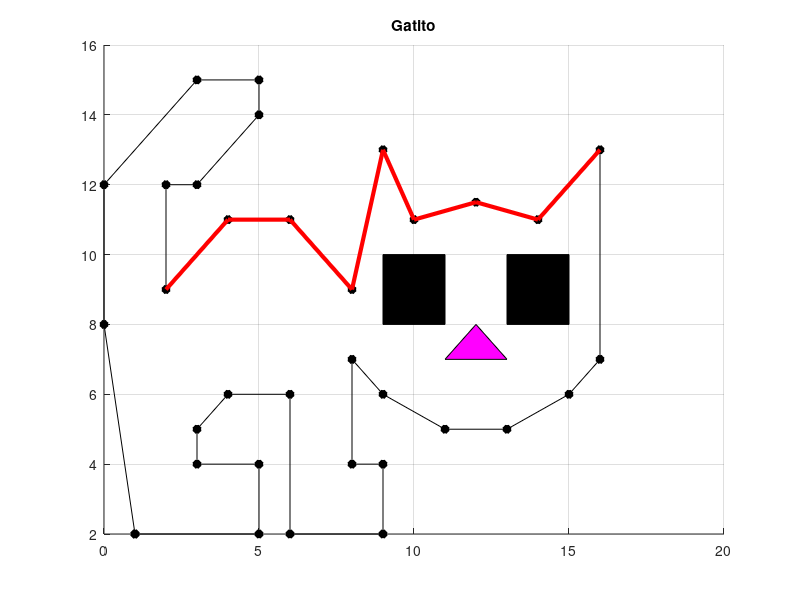
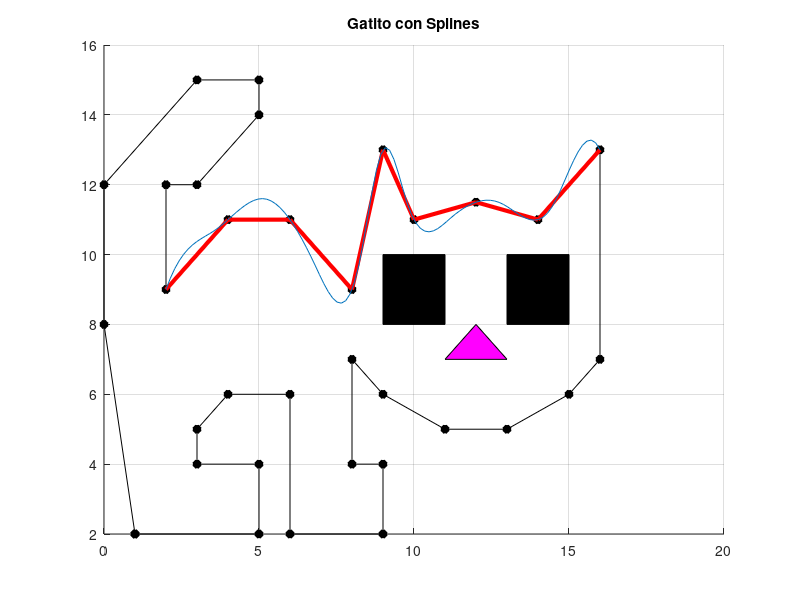

Reproduce these figures in MATLAB, in order.

%%% Reto del Numero 4 %%%%

%%% Aproximacion del lomo de un gato mediante splines

%%% Dibujamos un gato en coordenadas cartesianas

%contorno
x=[1 0 0 3 5 5 3 2 2 4 6 8 9 10 12 14 16 16 15 13 11 9 8 8 9 9 6 6 4 3 3 5 5 1];
y=[2 8 12 15 15 14 12 12 9 11 11 9 13 11 11.5  11 13 7 6 5 5 6 7 4 4 2 2 6 6 5 4 4 2 2];
figure
hold on
plot(x,y,'k')
plot(x,y,'*k','LineWidth',3);

%ojos
xyl=[9 9 11 11 9];
yyl=[8 10 10 8 8];

fill(xyl,yyl,'k')

xyr=[13 13 15 15 13];
yyr=[8 10 10 8 8];

fill(xyr,yyr,'k')

%boca

xb=[11 12 13 11];
yb=[7 8 7 7];

fill(xb,yb,'m')
xc=[2 4 6 8 9 10 12 14 16];
yc=[9 11 11 9 13 11 11.5 11 13];
plot(xc,yc,'r','LineWidth',3)
%% Lo que que queremos interpolar

grid
title('Gatito')
print('gatito.tex','-dtex');



%%%% NUestra Solucion: Aproximamos mediante splines el retazo

breaks = linspace (2, 16, 20);
pp2 = splinefit (xc, yc, 10); % 11 breaks, 10 pieces
# Plot
%figure
xx = linspace (2, 16, 100);
y2 = ppval (pp2, xx);
plot(xx,y2)
title('Gatito con Splines')
print('gatitosplines.tex','-dtex');

